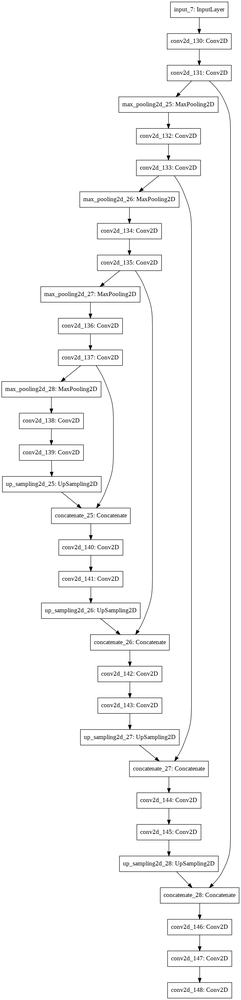
#> input picture models_images/unet_model.png, 241 x 1000 px, shrunk from 741 x 3077 before the run
$ python crop_image.py ../models_images/unet_model.png
#> lines starting #> are read from the running program, lines starting #| are printed output that depends on the picture
import numpy as np
import cv2
import sys


img = cv2.imread(sys.argv[1])
#> img is the input picture: shape (1000, 241, 3); min 0, max 255, mean 247.8
cropped_img = img[0:99, :]
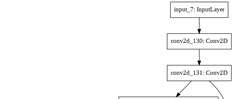
#> cropped_img: shape (99, 241, 3); min 0, max 255, mean 249.4
cv2.imshow('Original', img)
cv2.imshow('Cropped',cropped_img)
cv2.waitKey(0)
cv2.destroyAllWindows()
